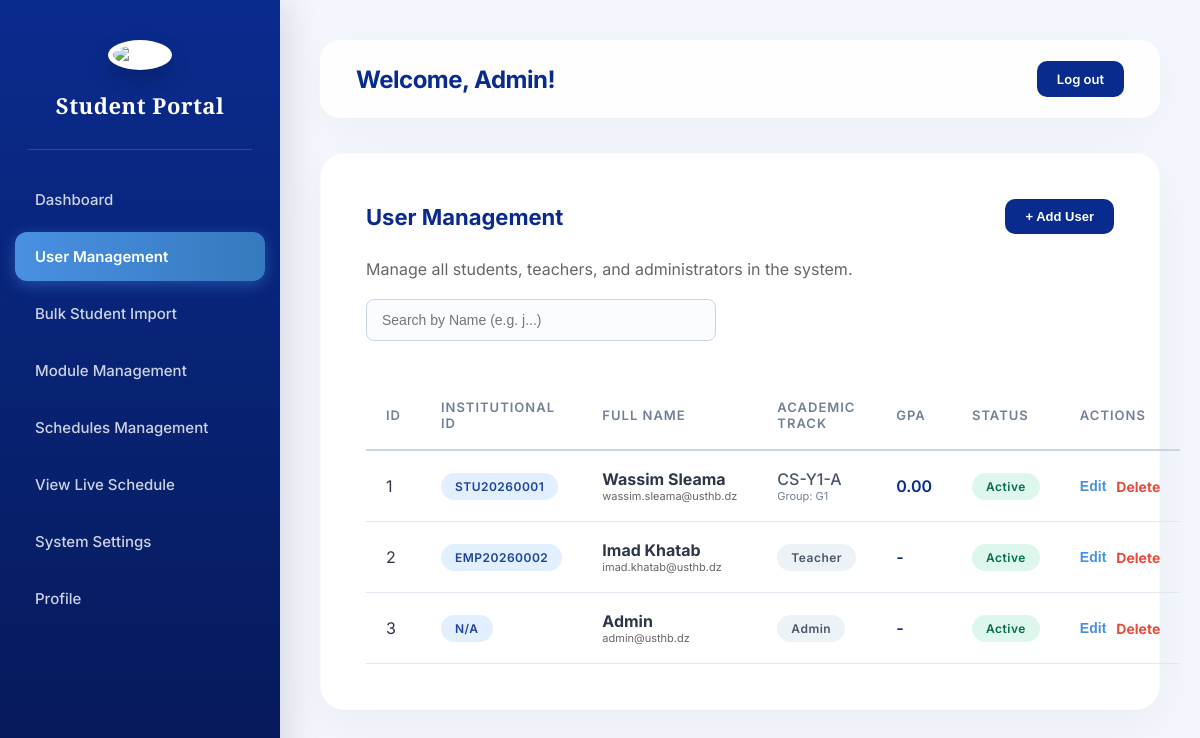
The app's page /components/admin_users.php (signed in) with its own data.
### tables this page shows
CREATE TABLE student (
    id INT AUTO_INCREMENT PRIMARY KEY,
    user_id INT NOT NULL UNIQUE,
    student_number VARCHAR(50) UNIQUE,
    section_id INT NOT NULL,
    group_id INT NOT NULL,
    birth_date DATE,
    enrollment_year YEAR,
    FOREIGN KEY (group_id)  REFERENCES `group`(id),
    FOREIGN KEY (section_id) REFERENCES section(id),
    FOREIGN KEY (user_id)    REFERENCES users(id) ON DELETE CASCADE
);

CREATE TABLE users (
    id INT AUTO_INCREMENT PRIMARY KEY,
    name VARCHAR(100) NOT NULL,
    personal_email VARCHAR(100) NULL,
    email VARCHAR(100) NOT NULL UNIQUE,
    password VARCHAR(255) NOT NULL,
    role ENUM('student','teacher','admin') NOT NULL,
    is_active INT DEFAULT 0,
    verification_code VARCHAR(10),
    created_at TIMESTAMP DEFAULT CURRENT_TIMESTAMP
);

CREATE TABLE section (
    id INT AUTO_INCREMENT PRIMARY KEY,
    name VARCHAR(50) NOT NULL,
    speciality_id INT NOT NULL,
    year_id INT NOT NULL,
    FOREIGN KEY (speciality_id) REFERENCES speciality(id),
    FOREIGN KEY (year_id) REFERENCES years(id)
);

CREATE TABLE `group` (
    id INT AUTO_INCREMENT PRIMARY KEY,
    name VARCHAR(50) NOT NULL,
    section_id INT NOT NULL,
    FOREIGN KEY (section_id) REFERENCES section(id) ON DELETE CASCADE
);

CREATE TABLE teacher (
    id INT AUTO_INCREMENT PRIMARY KEY,
    user_id INT NOT NULL UNIQUE,
    employee_number VARCHAR(50) UNIQUE,
    hire_date DATE,
    FOREIGN KEY (user_id) REFERENCES users(id) ON DELETE CASCADE
);

### components/admin_users.php (the view, shortened to what this page needs)
<?php include 'layout_header.php';
$users = $pdo->query("
    SELECT u.id, u.name, u.email, u.personal_email, u.role, u.is_active, u.created_at,
           s.student_number, t.employee_number, s.id as student_db_id,
           sec.name as section_name, g.name as group_name,
           s.section_id, s.group_id
    FROM users u
    LEFT JOIN student s ON u.id = s.user_id
    LEFT JOIN teacher t ON u.id = t.user_id
    LEFT JOIN section sec ON s.section_id = sec.id
    LEFT JOIN `group` g ON s.group_id = g.id
    WHERE u.is_active != 0
    ORDER BY FIELD(u.is_active, 2, 1), u.role, u.name
")->fetchAll();
$sections = $pdo->query("SELECT id, name FROM section ORDER BY name")->fetchAll();
$groups = $pdo->query("SELECT id, name, section_id FROM `group` ORDER BY name")->fetchAll();
?>
<div class="card-container">
    <div class="page-actions">
        <h2 class="page-title">User Management</h2>
        <button onclick="document.getElementById('add-user-form').style.display='block'" class="logout-btn" style="background: #0A2B8E; color: white; border: none; box-shadow: none; cursor: pointer;">+ Add User</button>
    </div>
    <p style="color: #666; margin-bottom: 20px;">Manage all students, teachers, and administrators in the system.</p>
    <input type="text" id="user-search" onkeyup="filterTable('user-search', 'users-table', 0)" class="form-input" placeholder="Search by Name (e.g. j...)" style="max-width: 350px;">
    <table class="data-table" id="users-table">
        <thead>
            <tr>
                <th>ID</th>
                <th>Institutional ID</th>
                <th>Full Name</th>
                <th>Academic Track</th>
                <th>GPA</th>
                <th>Status</th>
                <th>Actions</th>
            </tr>
        </thead>
        <tbody>
            <?php foreach($users as $user):
                $status_label = '<span class="badge badge-success">Active</span>';
                $gpa = '-';
                if($user['role'] == 'student' && $user['student_db_id']) {
                    $stmtG = $pdo->prepare("SELECT SUM(g.grade * c.coefficient) / SUM(c.coefficient) FROM grades g JOIN courses c ON g.course_id = c.id WHERE g.student_id = ?");
                    $stmtG->execute([$user['student_db_id']]);
                    $val = $stmtG->fetchColumn();
                    $gpa = $val ? number_format($val, 2) : '0.00';
                }
            ?>
            <tr>
                <td><?= $user['id'] ?></td>
                <td><span class="badge badge-info"><?= htmlspecialchars($user['student_number'] ?? ($user['employee_number'] ?? 'N/A')) ?></span></td>
                <td>
                    <strong><?= htmlspecialchars($user['name']) ?></strong>
                    <div style="font-size: 11px; color: #666;"><?= htmlspecialchars($user['email']) ?></div>
                </td>
                <td>
                    <?php if($user['role'] == 'student'): ?>
                        <div style="font-weight: 500; color: #4a5568;"><?= htmlspecialchars($user['section_name'] ?? 'Not set') ?></div>
                        <div style="font-size: 11px; color: #718096;">Group: <?= htmlspecialchars($user['group_name'] ?? '-') ?></div>
                    <?php else: ?>
                        <span class="badge" style="background: #edf2f7; color: #4a5568; text-transform: capitalize;"><?= $user['role'] ?></span>
                    <?php endif; ?>
                </td>
                <td><span style="font-weight: 600; color: #0A2B8E;"><?= $gpa ?></span></td>
                <td><?= $status_label ?></td>
                <td>
                    <?php if($user['is_active'] == 2): ?>
                        <div style="background: #f8fafc; padding: 10px; border-radius: 8px; border: 1px solid #e2e8f0;">
                            <form method="POST" style="display: flex; flex-direction: column; gap: 8px;">
                                <input type="hidden" name="approve_user_id" value="<?= $user['id'] ?>">
                                <input type="email" name="official_email" class="form-input" style="padding: 5px; margin: 0; font-size: 11px;"
                                       required value="<?= strtolower(str_replace(' ', '.', $user['name'])) ?>@usthb.dz">
                                <div style="display: flex; gap: 5px;">
                                    <select name="section_id" class="form-input" style="padding: 4px; font-size: 11px; margin:0;">
                                        <?php foreach($sections as $sec): ?>
                                            <option value="<?= $sec['id'] ?>"><?= $sec['name'] ?></option>
                                        <?php endforeach; ?>
                                    </select>
                                    <select name="group_id" class="form-input" style="padding: 4px; font-size: 11px; margin:0;">
                                        <?php foreach($groups as $grp): ?>
                                            <option value="<?= $grp['id'] ?>"><?= $grp['name'] ?></option>
                                        <?php endforeach; ?>
                                    </select>
                                </div>
                                <button type="submit" class="btn-primary" style="padding: 6px; font-size: 11px;">Approve & Assign</button>
                            </form>
                        </div>
                    <?php else: ?>
                        <div style="display: flex; gap: 10px; align-items: center;">
                            <button onclick="openEditModal(<?= htmlspecialchars(json_encode($user)) ?>)" style="background: none; border: none; cursor: pointer; color: #4a90e2; font-weight: bold; font-size: 14px;">Edit</button>
                            <a href="#" onclick="confirmAction(event, 'Suspend account?', '?action=suspend&id=<?= $user['id'] ?>')" style="color: #e74c3c; text-decoration: none; font-weight: bold; font-size: 14px;">Delete</a>
                        </div>
                    <?php endif; ?>
                </td>
            </tr>
            <?php endforeach; ?>
        </tbody>
    </table>
<?php include 'layout_footer.php'; ?>

### components/layout_header.php (shortened to what this page needs)
<?php
$active_page = basename($_SERVER['PHP_SELF']);
?>
<!DOCTYPE html>
<html lang="en">
<head>
    <link rel="stylesheet" href="https://cdnjs.cloudflare.com/ajax/libs/font-awesome/6.4.0/css/all.min.css">
    <link rel="stylesheet" href="../css/dashboard.css">
</head>
<body>
    <div class="sidebar">
        <div class="sidebar-header">
            <div style="display: flex; justify-content: space-between; align-items: center; width: 100%;">
                <div style="text-align: center; flex: 1;">
                    <img src="../img/USTHB.png" alt="Logo">
                    <h2 class="mobile-hide-title">Student Portal</h2>
                </div>
            </div>
        </div>
        <ul class="nav-links" id="sidebar-nav-links">
            <?php if(isset($_SESSION['user_role']) && $_SESSION['user_role'] == 'teacher'): ?>
                <li class="<?= $active_page == 'dashboard.php' ? 'active' : '' ?>"><a href="dashboard.php">Dashboard</a></li>
                <li class="<?= $active_page == 'teacher_classes.php' ? 'active' : '' ?>"><a href="teacher_classes.php">My Modules</a></li>
                <li class="<?= $active_page == 'teacher_grades.php' ? 'active' : '' ?>"><a href="teacher_grades.php">Grade Input</a></li>
                <li class="<?= $active_page == 'teacher_attendance.php' ? 'active' : '' ?>"><a href="teacher_attendance.php">Attendance</a></li>
                <li class="<?= $active_page == 'timetable.php' ? 'active' : '' ?>"><a href="timetable.php">Weekly Schedule</a></li>
                <li class="<?= $active_page == 'exams.php' ? 'active' : '' ?>"><a href="exams.php">Exam Dates</a></li>
                <li class="<?= $active_page == 'profile.php' ? 'active' : '' ?>"><a href="profile.php">My Profile</a></li>
            <?php elseif(isset($_SESSION['user_role']) && $_SESSION['user_role'] == 'admin'): ?>
                <li class="<?= $active_page == 'dashboard.php' ? 'active' : '' ?>"><a href="dashboard.php">Dashboard</a></li>
                <li class="<?= $active_page == 'admin_users.php' ? 'active' : '' ?>"><a href="admin_users.php">User Management</a></li>
                <li class="<?= $active_page == 'admin_import_students.php' ? 'active' : '' ?>"><a href="admin_import_students.php">Bulk Student Import</a></li>
                <li class="<?= $active_page == 'admin_courses.php' ? 'active' : '' ?>"><a href="admin_courses.php">Module Management</a></li>
                <li class="<?= $active_page == 'admin_schedules.php' ? 'active' : '' ?>"><a href="admin_schedules.php">Schedules Management</a></li>
                <li class="<?= $active_page == 'timetable.php' ? 'active' : '' ?>"><a href="timetable.php">View Live Schedule</a></li>
                <li class="<?= $active_page == 'admin_system.php' ? 'active' : '' ?>"><a href="admin_system.php">System Settings</a></li>
                <li class="<?= $active_page == 'profile.php' ? 'active' : '' ?>"><a href="profile.php">Profile</a></li>
            <?php endif; ?>
        </ul>
    </div>
    <div class="main-content">
        <div class="header">
            <h1>Welcome, <?php echo htmlspecialchars($_SESSION['user_name']); ?>!</h1>
            <a href="logout.php" class="logout-btn">Log out</a>
        </div>

### components/layout_footer.php
    </div>
</body>
</html>

### css/dashboard.css (style rules this page uses)
* { box-sizing: border-box; margin: 0; padding: 0; }
body { display: flex; height: 100vh; background: #f3f6fc; font-family: 'Inter', sans-serif; color: #2d3748; overflow: hidden; }
.sidebar { width: 280px; background: linear-gradient(180deg, #0A2B8E 0%, #061957 100%); color: white; display: flex; flex-direction: column; box-shadow: 10px 0 30px rgba(0,0,0,0.1); z-index: 10; transition: all 0.3s ease; }
.sidebar-header { padding: 40px 20px 30px; text-align: center; position: relative; }
.sidebar-header::after { content: ''; position: absolute; bottom: 0; left: 10%; width: 80%; height: 1px; background: rgba(255,255,255,0.15); }
.sidebar-header img { width: 90px; height: 90px; margin-bottom: 20px; background: white; border-radius: 50%; padding: 5px; box-shadow: 0 8px 20px rgba(0,0,0,0.2); transition: transform 0.4s cubic-bezier(0.175, 0.885, 0.32, 1.275); }
.sidebar-header h2 { font-size: 22px; font-family: 'Playfair Display', serif; font-weight: 600; letter-spacing: 0.5px; }
.nav-links { list-style: none; padding: 25px 15px; flex: 1; }
.nav-links li { margin-bottom: 8px; border-radius: 12px; transition: all 0.3s ease; }
.nav-links li a { color: rgba(255,255,255,0.8); text-decoration: none; font-size: 15px; display: block; padding: 15px 20px; font-weight: 500; transition: all 0.3s ease; border-radius: 12px; }
.nav-links li.active a { background: linear-gradient(90deg, #4a90e2 0%, #357abd 100%); color: white; font-weight: 600; box-shadow: 0 4px 15px rgba(74,144,226,0.4); }
.main-content { flex: 1; padding: 40px; overflow-y: auto; animation: fadeIn 0.6s ease-out; }
.header { background: rgba(255, 255, 255, 0.85); backdrop-filter: blur(10px); padding: 20px 35px; border-radius: 20px; box-shadow: 0 10px 40px rgba(0,0,0,0.03); margin-bottom: 35px; display: flex; justify-content: space-between; align-items: center; border: 1px solid rgba(255,255,255,0.4); }
.header h1 { color: #0A2B8E; font-size: 24px; font-weight: 700; letter-spacing: -0.5px; }
.card-container { background: white; padding: 45px; border-radius: 24px; box-shadow: 0 15px 50px rgba(0,0,0,0.04); min-height: 400px; border: 1px solid rgba(0,0,0,0.02); transition: transform 0.3s ease; }
.logout-btn { background: #0A2B8E; color: white; padding: 10px 20px; text-decoration: none; border-radius: 10px; font-weight: 600; font-size: 13px; transition: all 0.3s ease; border: none; cursor: pointer; display: inline-block; }
.data-table { width: 100%; border-collapse: separate; border-spacing: 0; margin-top: 25px; }
.data-table th, .data-table td { padding: 18px 20px; text-align: left; border-bottom: 1px solid #e2e8f0; }
.data-table th { background-color: transparent; color: #718096; font-size: 13px; font-weight: 600; text-transform: uppercase; letter-spacing: 1px; border-bottom: 2px solid #cbd5e0; }
.data-table tr { transition: all 0.2s ease; }
.badge { display: inline-block; padding: 6px 14px; border-radius: 30px; font-size: 12px; font-weight: 600; letter-spacing: 0.5px; }
.badge-success { background: #def7ec; color: #046c4e; }
.badge-info { background: #e1effe; color: #1e429f; }
.form-input { width: 100%; padding: 12px 15px; border: 1px solid #cbd5e0; border-radius: 8px; font-size: 14px; transition: all 0.2s cubic-bezier(0.4, 0, 0.2, 1); outline: none; margin-bottom: 15px; background: #fafcff; }
.page-actions { display: flex; justify-content: space-between; align-items: center; margin-bottom: 25px; }
.page-title { color: #0A2B8E; margin: 0; font-size: 22px; font-weight: 700; }

### records on screen
student: user "1", student_number "STU20260001", user.name "Wassim Sleama", user.email "wassim.sleama@usthb.dz", section.name "CS-Y1-A", group.name "G1", gpa "0.00"
teacher: user "2", employee_number "EMP20260002", user.name "Imad Khatab", user.email "imad.khatab@usthb.dz", user.role "Teacher", gpa "-"
users: id "3", student_number "N/A", name "Admin", email "admin@usthb.dz", role "Admin", gpa "-"

### other values on screen
$_SESSION['user_name'] "Admin"
